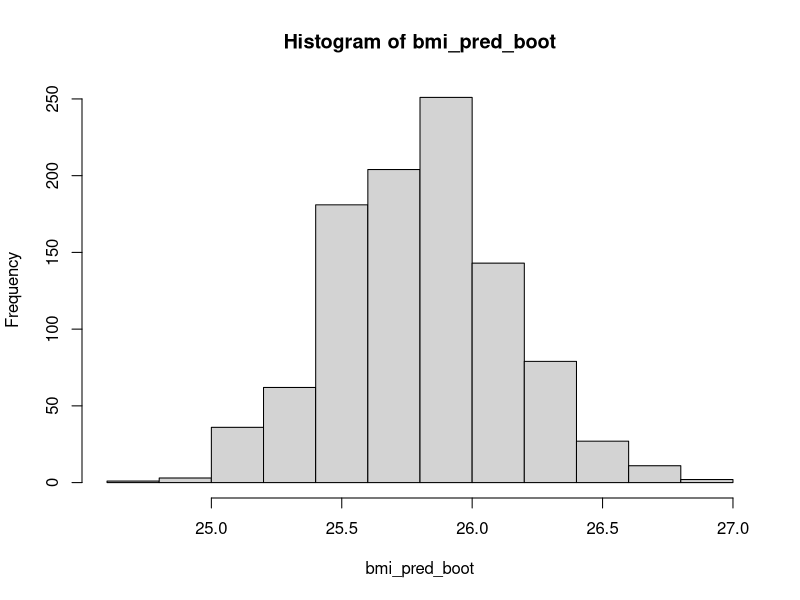

Source code (R):
## ---- chunk 1
knitr::opts_chunk$set(echo = TRUE)
solution = T
## ---- chunk 2
# Load tidyverse package
library("tidyverse")

## ---- chunk 3
# Load the dataset
SSRC_data <- read.csv("SSRC_data.csv")

## ---- chunk 4
# Check out the dataset
str(SSRC_data)

## ---- chunk 5
# Transform into factor variables 
SSRC_data <- mutate(SSRC_data, gender = as.factor(gender),
                               education_level = as.factor(education_level),
                               physical_activity_level = as.factor(physical_activity_level))

# Order education_level and physical_activity_level in a reasonable way
SSRC_data <- SSRC_data %>% 
              mutate(education_level = fct_relevel(education_level, c("low", "medium", "high"))) %>% 
              mutate(physical_activity_level = fct_relevel(physical_activity_level, c("low", "medium", "high")))

# Check whether it worked out
levels(SSRC_data$education_level)
levels(SSRC_data$physical_activity_level)

## ---- chunk 6
# Estimate the model
lm_mod <- lm(bmi ~ age + gender + education_level + physical_activity_level, data = SSRC_data)


## ---- chunk 7
# Create data frame 
SSRC_data_new <- data.frame(age = c(45),
                            gender = c("female"),
                            education_level = c("medium"),
                            physical_activity_level = c("medium"))

## ---- chunk 8
# Predict bmi for new observation
predict(object = lm_mod,
        newdata = SSRC_data_new)

## ---- chunk 9
# Build the function
bmi_pred_funct <- function(data_input = SSRC_data, 
                           age_input = 45, 
                           gender_input = "female", 
                           education_input = "medium", 
                           physical_input = "medium"){
                    
                    # Estimate model
                    lm_mod <- lm(bmi ~ age + gender + education_level + physical_activity_level, 
                                 data = data_input)
                    
                    # Set up data frame with new data
                    SSRC_data_new <- data.frame(age = c(age_input),
                                                gender = c(gender_input),
                                                education_level = c(education_input),
                                                physical_activity_level = c(physical_input))
                    
                    # Predict bmi for the new data
                    bmi_prediction <- predict(object = lm_mod,
                                      newdata = SSRC_data_new)
                    
                    # Return the prediction
                    return(bmi_prediction)
  
}

## ---- chunk 10
# Run the function 
bmi_pred_funct()

## ---- chunk 11
# Run the function
bmi_pred_funct(data_input = SSRC_data, 
               age_input = 59, 
               gender_input = "male", 
               education_input = "low", 
               physical_input = "low")

## ---- chunk 12
# Age 20
bmi_pred_funct(data_input = SSRC_data, 
               age_input = 20, 
               gender_input = "female", 
               education_input = "medium", 
               physical_input = "medium")

# Age 30
bmi_pred_funct(data_input = SSRC_data, 
               age_input = 30, 
               gender_input = "female", 
               education_input = "medium", 
               physical_input = "medium")


# Age 40
bmi_pred_funct(data_input = SSRC_data, 
               age_input = 40, 
               gender_input = "female", 
               education_input = "medium", 
               physical_input = "medium")

# Age 50
bmi_pred_funct(data_input = SSRC_data, 
               age_input = 50, 
               gender_input = "female", 
               education_input = "medium", 
               physical_input = "medium")

# Age 60
bmi_pred_funct(data_input = SSRC_data, 
               age_input = 60, 
               gender_input = "female", 
               education_input = "medium", 
               physical_input = "medium")

## ---- chunk 13
# Create age vector
age_vector <- c(20, 30, 40, 50, 60)

# Use for loop to make bmi predictions for each age in the age vector

for (i in 1:length(age_vector)){
   print(
          bmi_pred_funct(data_input = SSRC_data, 
                    age_input = age_vector[i], 
                    gender_input = "female", 
                    education_input = "medium", 
                    physical_input = "medium")
        )

}

## ---- chunk 14
# Create age vector
age_vector <- c(20, 30, 40, 50, 60)

# Create vector to store the results
bmi_predictions <- numeric(length(age_vector))

# Use for loop to make bmi predictions for each age and store it  
for (i in 1:length(age_vector)){
          bmi_predictions[i] <- bmi_pred_funct(data_input = SSRC_data, 
                                               age_input = age_vector[i], 
                                               gender_input = "female", 
                                               education_input = "medium", 
                                               physical_input = "medium")

}

# Check out the vector
bmi_predictions

## ---- chunk 15
# Run the function 
bmi_pred_funct()

## ---- chunk 16
# Create dataset
SSRC_data_bootstrap <- sample_n(SSRC_data, 1000, replace = TRUE)

## ---- chunk 17
# Apply function to the bootstrap dataset
bmi_pred_funct(data_input = SSRC_data_bootstrap)

## ---- chunk 18
# Create vector for the results
bmi_pred_boot <- numeric(1000)

# Use for loop to fill results vector
for (i in 1:length(bmi_pred_boot)){
     
      # Create dataset
      SSRC_data_bootstrap <- sample_n(SSRC_data, 1000, replace = TRUE)
      
      # Apply function to the bootstrap dataset and save it in the results vector
      bmi_pred_boot[i] <- bmi_pred_funct(data_input = SSRC_data_bootstrap)
}

# Check out the vector
head(bmi_pred_boot)

## ---- chunk 19
# Create Histogram
hist(bmi_pred_boot)

## ---- chunk 20
# Calculate mean
mean(bmi_pred_boot)

# Calculate standard deviation
sd(bmi_pred_boot)

# Calculate quantiles
quantile(bmi_pred_boot, probs = c(0.025, 0.975))

